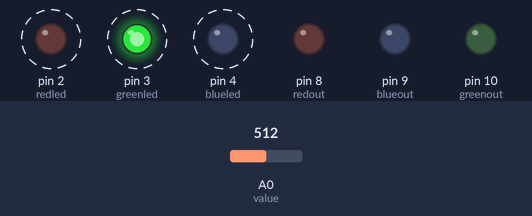
A sketch run on a simulated Arduino Uno, built with avr-gcc and run on an emulated ATmega328P. On the bench: output pins drawn as LEDs (lit = HIGH). Dashed ring = blinking. Inputs (shaded band) come from the test bench; at power-on: A0 (value) = 512. What the sketch prints to the serial monitor is not drawn.

Above: at 1.26 s.
1.3 s: A0 (value) set to 716
At 1.46 s:
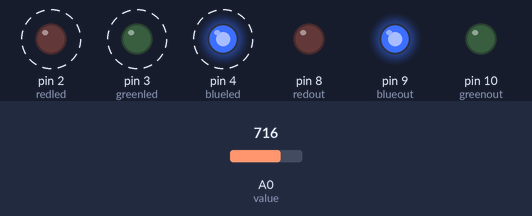
4.3 s: A0 (value) set to 511
At 4.48 s:
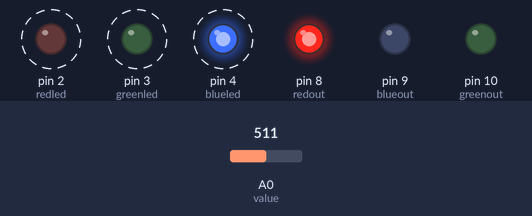
Timing chart, 0 to 13.3 s (numbered marks = the images above; inputs shaded):
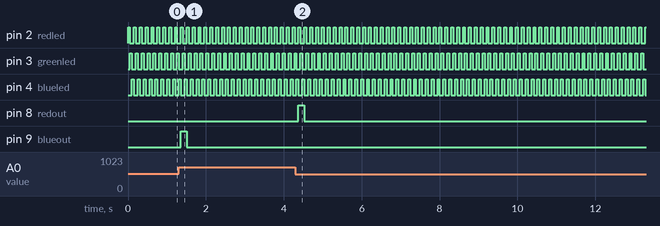

The sketch:

RGB_Sensor.ino
```cpp
int redled=2;
int greenled=3;
int blueled=4;

int value = A0;
int red;
int blue;
int green;

int redvalue;
int bluevalue;
int greenvalue;

int redout=8;
int blueout=9;
int greenout=10;


void setup() {
  pinMode(redled,OUTPUT);
  pinMode(greenled,OUTPUT);
  pinMode(blueled,OUTPUT);

  pinMode(value,INPUT);

  pinMode(redout,OUTPUT);
  pinMode(greenout,OUTPUT);
  pinMode(blueout,OUTPUT);

  Serial.begin(9600);


}

void loop() {
  digitalWrite(redled,HIGH);
  delay(40);
  red=analogRead(value);
  delay(10);
  Serial.print("R=");
  Serial.print(red);
  digitalWrite(redled,LOW);

  digitalWrite(greenled,HIGH);
  delay(40);
  green=analogRead(value);
  delay(10);
  Serial.print("G=");
  Serial.print(green);
  digitalWrite(greenled,LOW);

  digitalWrite(blueled,HIGH);
  delay(40);
  blue=analogRead(value);
  delay(10);
  Serial.print("B=");
  Serial.print(blue);
  digitalWrite(blueled,LOW);

  if (red>green&&red>blue){
    redvalue=HIGH;
    }
   else
   redvalue=LOW;

  if (green>red&&green>blue){
    greenvalue=HIGH;
    }
  else
   greenvalue=LOW;

  if (blue>red&&blue>green){
    bluevalue=HIGH;
    }
  else
   bluevalue=LOW;


  digitalWrite(redout,redvalue);
  digitalWrite(greenout,greenvalue);
  digitalWrite(blueout,bluevalue);
}
```

Measured:
- after the input at 1.3 s, pin 9 (blueout): LOW → HIGH after 0.06 s, → LOW 0.15 s later
- after the input at 4.3 s, pin 8 (redout): LOW → HIGH after 0.08 s, → LOW 0.15 s later
- by itself, pin 2 (redled), pin 3 (greenled), pin 4 (blueled): alternates HIGH for 0.05 s and LOW for 0.10 s
